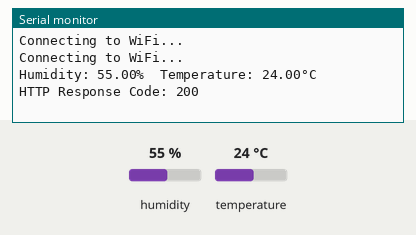
This sketch was run on a simulated ESP8266 (NodeMCU). On the bench: the last lines printed to the serial monitor. The test bench sets the inputs (shaded band); at power-on: humidity 55 %, temperature 24 °C. WiFi joins after 1.5 s; servers stay silent unless stated; web services answer with replies made up by the test bench.

Above: at 3.2 s.
3.3 s: humidity set to 22 %
At 5.4 s:
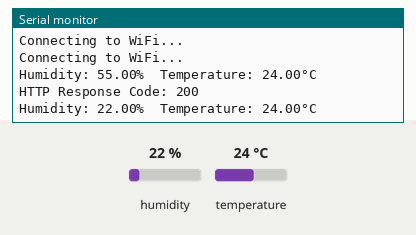
7.4 s: temperature set to 12 °C
At 9.6 s:
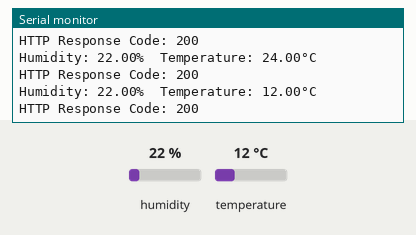
11.5 s: humidity set to 40 %
At 12.9 s:
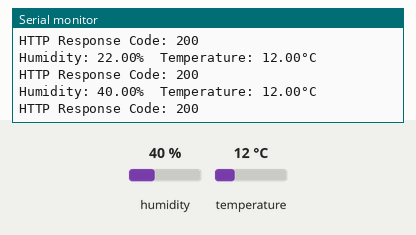
Timing chart, 0 to 14.5 s (numbered marks = the images above; inputs shaded):
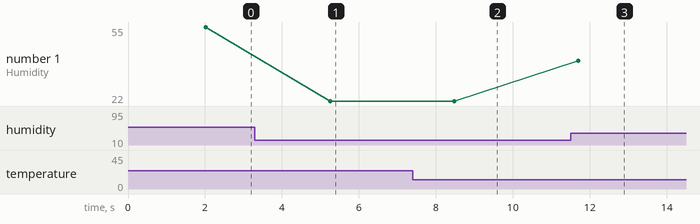

The sketch:

thinkspeakCloud.ino
```cpp
#include <ESP8266WiFi.h>
#include <ESP8266HTTPClient.h>
#include <DHT.h>

#define DHTPIN D4
#define DHTTYPE DHT11

DHT dht(DHTPIN, DHTTYPE);

const char* ssid = "Your-SSID";
const char* password = "Password";

const char* apiKey = "160G9E3MTRIU69ZD";
const char* serverAddress = "http://api.thingspeak.com/update";

void setup() {
  dht.begin();
  Serial.begin(115200);

  WiFi.begin(ssid, password);
  while (WiFi.status() != WL_CONNECTED) {
    delay(1000);
    Serial.println("Connecting to WiFi...");
  }
}

void loop() {

  float humidity = dht.readHumidity();
  float temperature = dht.readTemperature();

  if (isnan(humidity) || isnan(temperature)) {
    Serial.println("Failed to read DHT sensor data");
  } else {
    Serial.print("Humidity: ");
    Serial.print(humidity);
    Serial.print("%\tTemperature: ");
    Serial.print(temperature);
    Serial.println("°C");
  }
  WiFiClient client;
  HTTPClient http;

  http.begin(client, serverAddress);
  http.addHeader("Content-Type", "application/x-www-form-urlencoded");

  String postData = "api_key=" + String(apiKey) + "&field1=" + String(temperature) + "&field2=" + String(humidity);

  int httpCode = http.POST(postData);

  if (httpCode > 0) {
    Serial.print("HTTP Response Code: ");
    Serial.println(httpCode);
  } else {
    Serial.println("HTTP POST failed.");
  }
  http.end();

 delay(3000);
}
```

Measured:
- after the input at 3.3 s, the serial monitor: prints a new line after 1.9 s (image 1)
- after the input at 7.4 s, the serial monitor: prints a new line after 1.1 s (image 2)
- after the input at 11.5 s, the serial monitor: prints a new line after 0.20 s (image 3)
- plotted number 1: 55 → 22 after the input at 3.3 s, 22 → 40 after the input at 11.5 s
